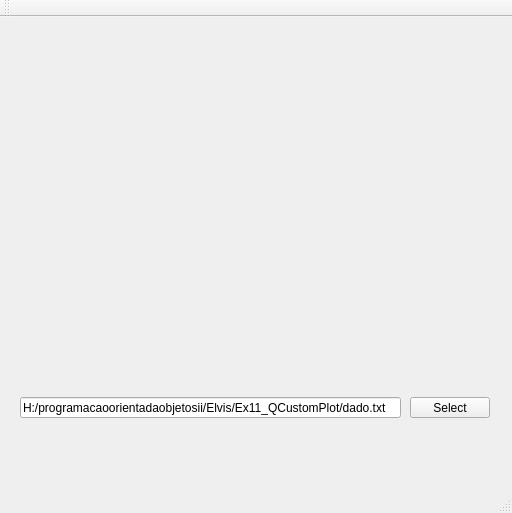
<?xml version="1.0" encoding="UTF-8"?>
<ui version="4.0">
 <class>MainWindow</class>
 <widget class="QMainWindow" name="MainWindow">
  <property name="geometry">
   <rect>
    <x>0</x>
    <y>0</y>
    <width>512</width>
    <height>513</height>
   </rect>
  </property>
  <property name="windowTitle">
   <string>MainWindow</string>
  </property>
  <widget class="QWidget" name="centralWidget">
   <widget class="QCustomPlot" name="grafico" native="true">
    <property name="geometry">
     <rect>
      <x>10</x>
      <y>20</y>
      <width>481</width>
      <height>321</height>
     </rect>
    </property>
   </widget>
   <widget class="QLineEdit" name="lineEdit_file">
    <property name="geometry">
     <rect>
      <x>20</x>
      <y>380</y>
      <width>381</width>
      <height>21</height>
     </rect>
    </property>
    <property name="text">
     <string>H:/programacaoorientadaobjetosii/Elvis/Ex11_QCustomPlot/dado.txt</string>
    </property>
   </widget>
   <widget class="QPushButton" name="btn_select">
    <property name="geometry">
     <rect>
      <x>410</x>
      <y>380</y>
      <width>80</width>
      <height>21</height>
     </rect>
    </property>
    <property name="text">
     <string>Select</string>
    </property>
   </widget>
   <widget class="QLabel" name="label_sucesss">
    <property name="geometry">
     <rect>
      <x>20</x>
      <y>410</y>
      <width>381</width>
      <height>20</height>
     </rect>
    </property>
    <property name="text">
     <string/>
    </property>
   </widget>
  </widget>
  <widget class="QMenuBar" name="menuBar">
   <property name="geometry">
    <rect>
     <x>0</x>
     <y>0</y>
     <width>512</width>
     <height>20</height>
    </rect>
   </property>
  </widget>
  <widget class="QToolBar" name="mainToolBar">
   <attribute name="toolBarArea">
    <enum>TopToolBarArea</enum>
   </attribute>
   <attribute name="toolBarBreak">
    <bool>false</bool>
   </attribute>
  </widget>
  <widget class="QStatusBar" name="statusBar"/>
 </widget>
 <layoutdefault spacing="6" margin="11"/>
 <customwidgets>
  <customwidget>
   <class>QCustomPlot</class>
   <extends>QWidget</extends>
   <header>qcustomplot.h</header>
   <container>1</container>
  </customwidget>
 </customwidgets>
 <resources/>
 <connections/>
</ui>
